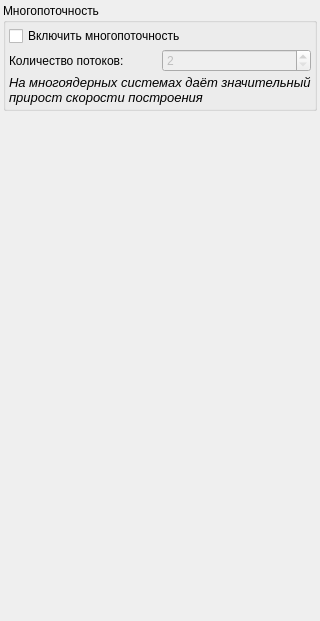
        <widget class="QWidget" name="others_tab">
         <attribute name="title">
          <string>Прочее</string>
         </attribute>
         <layout class="QVBoxLayout" name="verticalLayout_16">
          <property name="spacing">
           <number>3</number>
          </property>
          <property name="margin">
           <number>3</number>
          </property>
          <item>
           <widget class="QGroupBox" name="groupBox_4">
            <property name="enabled">
             <bool>true</bool>
            </property>
            <property name="title">
             <string>Многопоточность</string>
            </property>
            <layout class="QVBoxLayout" name="verticalLayout_10">
             <property name="spacing">
              <number>3</number>
             </property>
             <property name="margin">
              <number>3</number>
             </property>
             <item>
              <widget class="QCheckBox" name="multithreading_box">
               <property name="enabled">
                <bool>true</bool>
               </property>
               <property name="font">
                <font>
                 <kerning>true</kerning>
                </font>
               </property>
               <property name="text">
                <string>Включить многопоточность</string>
               </property>
               <property name="checkable">
                <bool>true</bool>
               </property>
               <property name="checked">
                <bool>false</bool>
               </property>
              </widget>
             </item>
             <item>
              <layout class="QHBoxLayout" name="horizontalLayout_14">
               <item>
                <widget class="QLabel" name="label_32">
                 <property name="text">
                  <string>Количество потоков:</string>
                 </property>
                </widget>
               </item>
               <item>
                <widget class="QSpinBox" name="threads_num_box">
                 <property name="enabled">
                  <bool>false</bool>
                 </property>
                 <property name="minimum">
                  <number>2</number>
                 </property>
                 <property name="maximum">
                  <number>64</number>
                 </property>
                 <property name="value">
                  <number>2</number>
                 </property>
                </widget>
               </item>
              </layout>
             </item>
             <item>
              <widget class="QLabel" name="label_29">
               <property name="font">
                <font>
                 <pointsize>10</pointsize>
                 <italic>true</italic>
                </font>
               </property>
               <property name="autoFillBackground">
                <bool>false</bool>
               </property>
               <property name="text">
                <string>На многоядерных системах даёт значительный прирост скорости построения</string>
               </property>
               <property name="scaledContents">
                <bool>false</bool>
               </property>
               <property name="wordWrap">
                <bool>true</bool>
               </property>
              </widget>
             </item>
            </layout>
           </widget>
          </item>
          <item>
           <spacer name="verticalSpacer">
            <property name="orientation">
             <enum>Qt::Vertical</enum>
            </property>
            <property name="sizeHint" stdset="0">
             <size>
              <width>20</width>
              <height>507</height>
             </size>
            </property>
           </spacer>
          </item>
         </layout>
        </widget>
